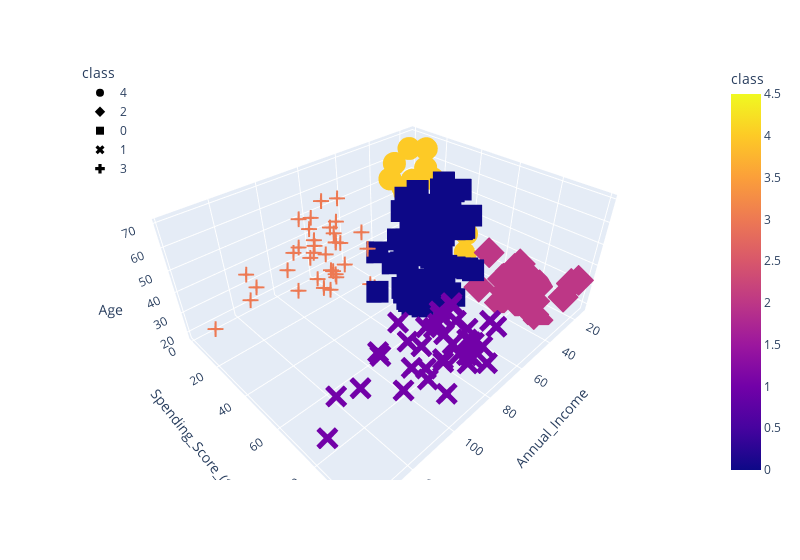

This figure's notebook cell:
### Code cell
test_cluster_amount(df_shopping, 5)

fig = px.scatter_3d(
    df_shopping,
    x="Annual_Income",
    y="Spending_Score_(1-100)",
    z="Age",
    color="class",
    symbol="class",
    width=800,
)
fig.update_layout(legend=dict(x=0, y=1))
fig.show()

### Figure 1 — Plotly figure (JSON) as saved in the notebook; plotly's stock layout.template omitted (floating-point values rounded to 4 significant figures)
{"data": [{"hovertemplate": "class=%{marker.color}<br>Annual_Income=%{x}<br>Spending_Score_(1-100)=%{y}<br>Age=%{z}<extra></extra>", "legendgroup": "4", "marker": {"color": [4, 4, 4, 4, 4, 4, 4, 4, 4, 4, 4, 4, 4, 4, 4, 4, 4, 4, 4, 4, 4, 4, 4], "coloraxis": "coloraxis", "symbol": "circle"}, "mode": "markers", "name": "4", "scene": "scene", "showlegend": true, "type": "scatter3d", "x": [15, 16, 17, 18, 19, 19, 20, 20, 21, 23, 24, 25, 28, 28, 29, 30, 33, 33, 34, 37, 38, 39, 39], "y": [39, 6, 40, 6, 3, 14, 15, 13, 35, 29, 35, 5, 14, 32, 31, 4, 4, 14, 17, 26, 35, 36, 28], "z": [19, 20, 31, 35, 64, 67, 58, 37, 35, 52, 35, 46, 54, 45, 40, 60, 53, 49, 42, 36, 65, 48, 49]}, {"hovertemplate": "class=%{marker.color}<br>Annual_Income=%{x}<br>Spending_Score_(1-100)=%{y}<br>Age=%{z}<extra></extra>", "legendgroup": "2", "marker": {"color": [2, 2, 2, 2, 2, 2, 2, 2, 2, 2, 2, 2, 2, 2, 2, 2, 2, 2, 2, 2, 2, 2], "coloraxis": "coloraxis", "symbol": "diamond"}, "mode": "markers", "name": "2", "scene": "scene", "showlegend": true, "type": "scatter3d", "x": [15, 16, 17, 18, 19, 19, 20, 20, 21, 23, 24, 25, 28, 28, 29, 30, 33, 33, 34, 37, 38, 39], "y": [81, 77, 76, 94, 72, 99, 77, 79, 66, 98, 73, 73, 82, 61, 87, 73, 92, 81, 73, 75, 92, 65], "z": [21, 23, 22, 23, 30, 35, 24, 22, 20, 35, 25, 31, 29, 35, 23, 21, 18, 21, 30, 20, 24, 24]}, {"hovertemplate": "class=%{marker.color}<br>Annual_Income=%{x}<br>Spending_Score_(1-100)=%{y}<br>Age=%{z}<extra></extra>", "legendgroup": "0", "marker": {"color": [0, 0, 0, 0, 0, 0, 0, 0, 0, 0, 0, 0, 0, 0, 0, 0, 0, 0, 0, 0, 0, 0, 0, 0, 0, 0, 0, 0, 0, 0, 0, 0, 0, 0, 0, 0, 0, 0, 0, 0, 0, 0, 0, 0, 0, 0, 0, 0, 0, 0, 0, 0, 0, 0, 0, 0, 0, 0, 0, 0, 0, 0, 0, 0, 0, 0, 0, 0, 0, 0, 0, 0, 0, 0, 0, 0, 0, 0, 0, 0], "coloraxis": "coloraxis", "symbol": "square"}, "mode": "markers", "name": "0", "scene": "scene", "showlegend": true, "type": "scatter3d", "x": [39, 40, 40, 40, 40, 42, 42, 43, 43, 43, 43, 44, 44, 46, 46, 46, 46, 47, 47, 48, 48, 48, 48, 48, 48, 49, 49, 50, 50, 54, 54, 54, 54, 54, 54, 54, 54, 54, 54, 54, 54, 57, 57, 58, 58, 59, 59, 60, 60, 60, 60, 60, 60, 61, 61, 62, 62, 62, 62, 62, 62, 63, 63, 63, 63, 63, 63, 64, 64, 65, 65, 65, 65, 67, 67, 67, 67, 69, 71, 76], "y": [61, 55, 47, 42, 42, 52, 60, 54, 60, 45, 41, 50, 46, 51, 46, 56, 55, 52, 59, 51, 59, 50, 48, 59, 47, 55, 42, 49, 56, 47, 54, 53, 48, 52, 42, 51, 55, 41, 44, 57, 46, 58, 55, 60, 46, 55, 41, 49, 40, 42, 52, 47, 50, 42, 49, 41, 48, 59, 55, 56, 42, 50, 46, 43, 48, 52, 54, 42, 46, 48, 50, 43, 59, 43, 57, 56, 40, 58, 35, 40], "z": [31, 50, 27, 29, 31, 49, 33, 31, 59, 50, 47, 51, 69, 27, 53, 70, 19, 67, 54, 63, 18, 43, 68, 19, 32, 70, 47, 60, 60, 59, 26, 45, 40, 23, 49, 57, 38, 67, 46, 21, 48, 55, 22, 34, 50, 68, 18, 48, 40, 32, 24, 47, 27, 48, 20, 23, 49, 67, 26, 49, 21, 66, 54, 68, 66, 65, 19, 38, 19, 18, 19, 63, 49, 51, 50, 27, 38, 40, 43, 28]}, {"hovertemplate": "class=%{marker.color}<br>Annual_Income=%{x}<br>Spending_Score_(1-100)=%{y}<br>Age=%{z}<extra></extra>", "legendgroup": "1", "marker": {"color": [1, 1, 1, 1, 1, 1, 1, 1, 1, 1, 1, 1, 1, 1, 1, 1, 1, 1, 1, 1, 1, 1, 1, 1, 1, 1, 1, 1, 1, 1, 1, 1, 1, 1, 1, 1, 1, 1, 1], "coloraxis": "coloraxis", "symbol": "x"}, "mode": "markers", "name": "1", "scene": "scene", "showlegend": true, "type": "scatter3d", "x": [69, 70, 71, 71, 71, 72, 73, 73, 74, 75, 76, 77, 77, 78, 78, 78, 78, 78, 78, 79, 81, 85, 86, 87, 87, 87, 88, 88, 93, 97, 98, 99, 101, 103, 103, 113, 120, 126, 137], "y": [91, 77, 95, 75, 75, 71, 88, 73, 72, 93, 87, 97, 74, 90, 88, 76, 89, 78, 73, 83, 93, 75, 95, 63, 75, 92, 86, 69, 90, 86, 88, 97, 68, 85, 69, 91, 79, 74, 83], "z": [39, 31, 40, 38, 39, 31, 29, 32, 35, 32, 32, 28, 32, 34, 39, 38, 27, 30, 30, 29, 31, 36, 33, 32, 28, 36, 30, 27, 35, 32, 29, 30, 28, 36, 32, 38, 35, 32, 30]}, {"hovertemplate": "class=%{marker.color}<br>Annual_Income=%{x}<br>Spending_Score_(1-100)=%{y}<br>Age=%{z}<extra></extra>", "legendgroup": "3", "marker": {"color": [3, 3, 3, 3, 3, 3, 3, 3, 3, 3, 3, 3, 3, 3, 3, 3, 3, 3, 3, 3, 3, 3, 3, 3, 3, 3, 3, 3, 3, 3, 3, 3, 3, 3, 3, 3], "coloraxis": "coloraxis", "symbol": "cross"}, "mode": "markers", "name": "3", "scene": "scene", "showlegend": true, "type": "scatter3d", "x": [70, 71, 71, 72, 73, 73, 74, 75, 77, 77, 78, 78, 78, 78, 78, 78, 79, 81, 85, 86, 87, 87, 87, 88, 88, 93, 97, 98, 99, 101, 103, 103, 113, 120, 126, 137], "y": [29, 11, 9, 34, 5, 7, 10, 5, 12, 36, 22, 17, 20, 16, 1, 1, 35, 5, 26, 20, 27, 13, 10, 13, 15, 14, 32, 15, 39, 24, 17, 23, 8, 16, 28, 18], "z": [23, 59, 47, 25, 20, 44, 19, 57, 25, 48, 34, 43, 44, 47, 37, 34, 56, 19, 50, 42, 36, 40, 36, 52, 58, 59, 37, 46, 41, 54, 41, 34, 33, 47, 45, 32]}], "layout": {"coloraxis": {"colorbar": {"title": {"text": "class"}}, "colorscale": [[0, "#0d0887"], [0.1111, "#46039f"], [0.2222, "#7201a8"], [0.3333, "#9c179e"], [0.4444, "#bd3786"], [0.5556, "#d8576b"], [0.6667, "#ed7953"], [0.7778, "#fb9f3a"], [0.8889, "#fdca26"], [1, "#f0f921"]]}, "legend": {"title": {"text": "class"}, "tracegroupgap": 0, "x": 0, "y": 1}, "margin": {"t": 60}, "scene": {"domain": {"x": [0, 1], "y": [0, 1]}, "xaxis": {"title": {"text": "Annual_Income"}}, "yaxis": {"title": {"text": "Spending_Score_(1-100)"}}, "zaxis": {"title": {"text": "Age"}}}, "width": 800}}
